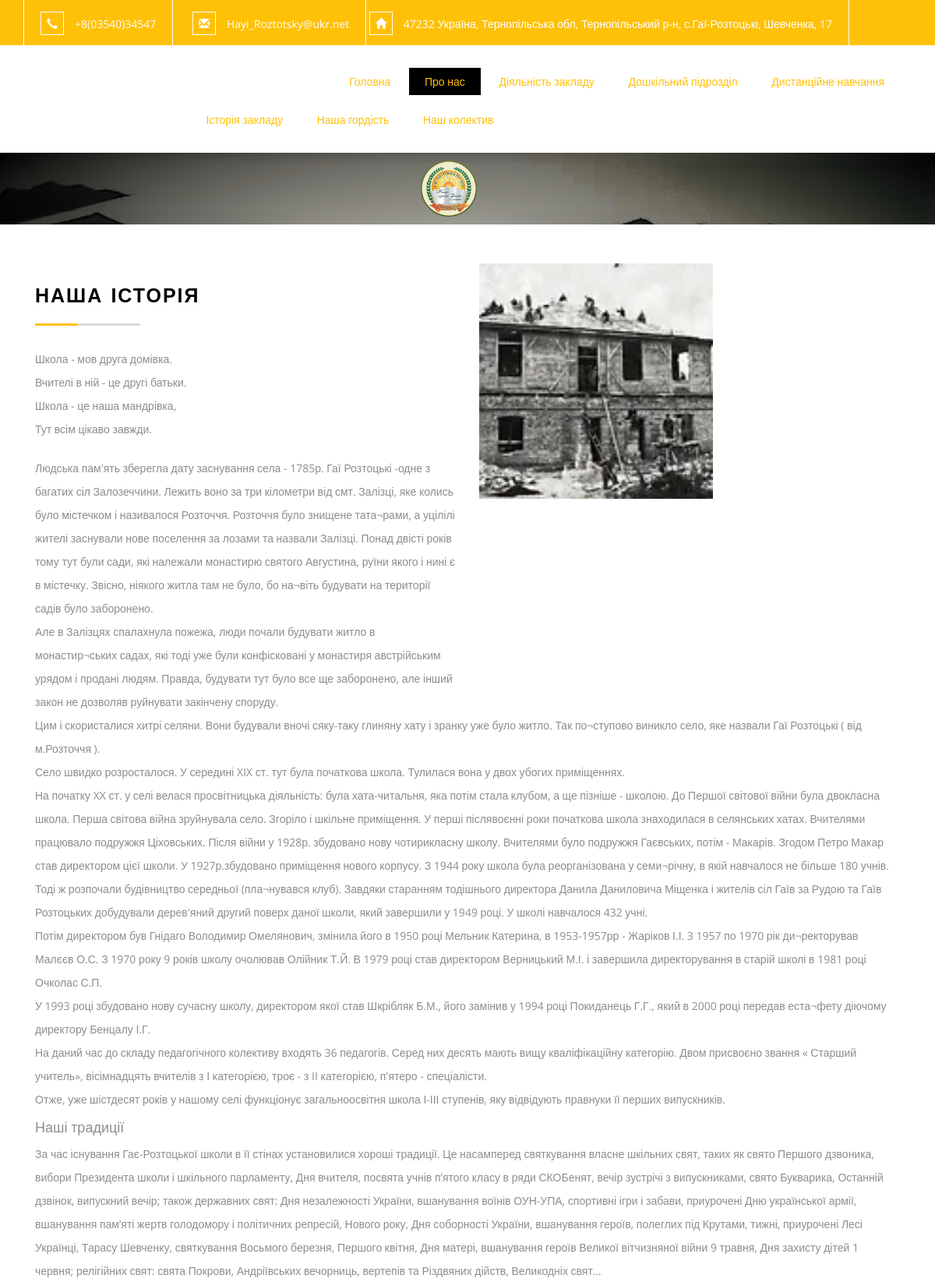
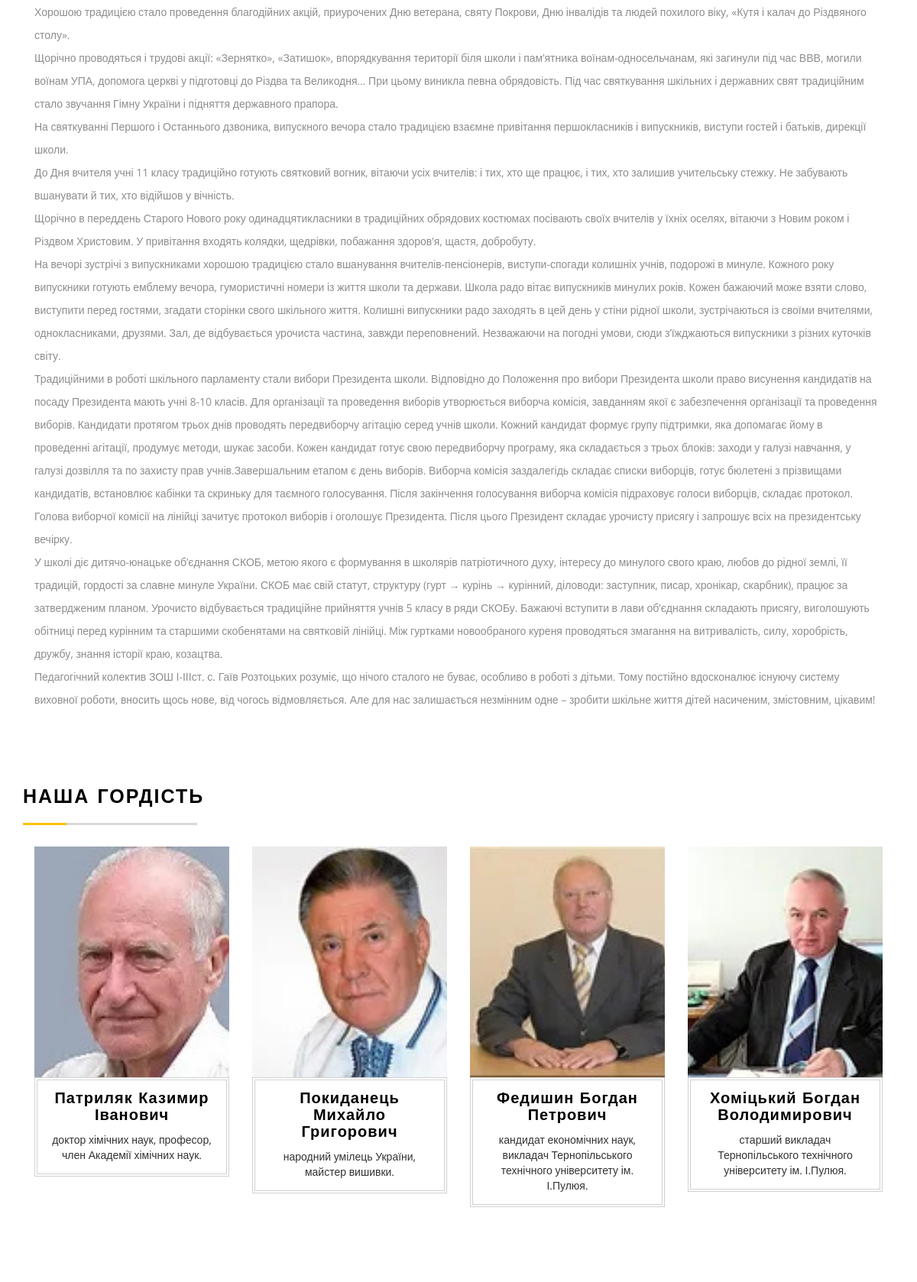
Page /about.php (upper part) on the committed database (2 pictures, top to bottom).
### tables this page shows
CREATE TABLE `people` (
  `id` int(11) NOT NULL,
  `name` varchar(200) NOT NULL,
  `position` varchar(200) NOT NULL,
  `foto` varchar(200) NOT NULL
);

### about.php (the view, shortened to what this page needs)
<?php
    require("connect_db.php");
?>
<!DOCTYPE html>
<html>
<head>
<link href="css/bootstrap.css" rel="stylesheet" type="text/css" media="all" />
<link href="css/popup-box.css" rel="stylesheet" type="text/css" media="all" />
<link rel="stylesheet" href="css/style.css" type="text/css" media="all" />
<link rel="stylesheet" 	href="css/chocolat.css" type="text/css" media="all">
</head>
<body>
	<div class="header">
		<div class="container">
			<div class="w3l_header_left">
				<ul>
					<li><span class="glyphicon glyphicon-earphone" aria-hidden="true"></span>+8(03540)34547</li>
					<li><span class="glyphicon glyphicon-envelope" aria-hidden="true"></span><a href="mailto:Hayi_Roztotsky@ukr.net">Hayi_Roztotsky@ukr.net</a></li>
					<li><span class="glyphicon glyphicon-home" aria-hidden="true"></span>47232 Україна, Тернопільська обл, Тернопільський р-н, с.Гаї-Розтоцькі, Шевченка, 17</li>
				</ul>
			</div>
			<div class="clearfix"> </div>
		</div>
	</div>
	<div class="logo-navigation-w3layouts">
		<div class="container">
		<div class=" agileits w3layouts" style="width:79%; float:right;">
			<nav class="navbar agileits w3layouts navbar-default">
				<div class="navbar-collapse agileits w3layouts collapse hover-effect" id="navbar">
					<ul class="agileits w3layouts">
						<li class="agileits w3layouts"><a href="index.php">Головна</a></li>
						<li class="agileits w3layouts"><a class="active" href="about.php">Про нас</a></li>
						<li class="agileits w3layouts"><a href="dialnist.php">Діяльність закладу</a></li>
						<li class="agileits w3layouts"><a href="preschool.php">Дошкільний підрозділ</a></li>
						<li class="agileits w3layouts"><a href="homelearning.php">Дистанційне навчання</a></li>
					</ul>
				</div>
			</nav>
		</div>
	</div>
	<div class="container">
		<div class=" agileits w3layouts" style="width:56%; float:center;">
			<nav class="navbar agileits w3layouts navbar-default">
				<div class="navbar-collapse agileits w3layouts collapse hover-effect" id="navbar">
					<ul class="agileits w3layouts">
						<li class="agileits w3layouts"><a class="scroll" href="#history">Історія закладу</a></li>
						<li class="agileits w3layouts"><a class="scroll" href="#team">Наша гордість</a></li>
						<li class="agileits w3layouts"><a class="scroll" href="#team1">Наш колектив</a></li>
					</ul>
				</div>
			</nav>
		</div>
		</div>
	</div>
	<div style="background: url('images/banner4.png') no-repeat 0px 0px; background-size:cover; min-height: 50px;">
		<p><img  style="width:6%; margin-top:10px; margin-bottom:10px; margin-left: 45%; margin-right: 45%;" src="images/logo.png" alt=" " /></p>
	</div>
	<div class="about-w3-agile" id="history">
		<div class="container">
			<div class="wthree_about_grids">
				<div class="col-md-6 wthree_about_grid_left">
					<h3>Наша історія</h3>
						<p>Школа - мов друга домівка.<br>Вчителі в ній - це другі батьки.<br>Школа - це наша мандрівка,<br>Тут всім цікаво завжди.</p><br>
						<p>Людська пам'ять зберегла дату заснування села - 1785р. Гаї Розтоцькі -одне з багатих сіл Залозеччини. Лежить воно за три кілометри від смт. Залізці, яке колись було містечком і називалося Розточчя. Розточчя було знищене тата¬рами, а уцілілі жителі заснували нове поселення за лозами та назвали Залізці. Понад двісті років тому тут були сади, які належали монастирю святого Августина, руїни якого і нині є в містечку. Звісно, ніякого житла там не було, бо на¬віть будувати на території садів було заборонено.</p>
						<p>Але в Залізцях спалахнула пожежа, люди почали будувати житло в монастир¬ських садах, які тоді уже були конфісковані у монастиря австрійським урядом і продані людям. Правда, будувати тут було все ще заборонено, але інший закон не дозволяв руйнувати закінчену споруду. </p>
				</div>
				<div class="col-md-6 wthree_about_grid_right">
					<img src="images/aeec03_53cfb9de32af48a2890ab491f230abd1.png" alt=" "  />
				</div>
				<div class="clearfix"> </div>
			</div>
			<p style="font-size: 14px; color: #8d8d8d; line-height: 30px; margin-left: 15px; margin-right: 20px;">Цим і скористалися хитрі селяни. Вони будували вночі сяку-таку глиняну хату і зранку уже було житло. Так по¬ступово виникло село, яке назвали Гаї Розтоцькі ( від м.Розточчя ).</p>
			<p style="font-size: 14px; color: #8d8d8d; line-height: 30px; margin-left: 15px; margin-right: 20px;">Село швидко розросталося. У середині XIX ст. тут була початкова школа. Тулилася вона у двох убогих приміщеннях. </p>
			<p style="font-size: 14px; color: #8d8d8d; line-height: 30px; margin-left: 15px; margin-right: 20px;">На початку XX ст. у селі велася просвітницька діяльність: була хата-читальня, яка потім стала клубом, а ще пізніше - школою. До Першої світової війни була двокласна школа. Перша світова війна зруйнувала село. Згоріло і шкільне приміщення. У перші післявоєнні роки початкова школа знаходилася в селянських хатах. Вчителями працювало подружжя Ціховських. Після війни у 1928р. збудовано нову чотирикласну школу. Вчителями було подружжя Гаєвських, потім - Макарів. Згодом Петро Макар став директором цієї школи. У 1927р.збудовано приміщення нового корпусу. З 1944 року школа була реорганізована у семи¬річну, в якій навчалося не більше 180 учнів. Тоді ж розпочали будівництво середньої (пла¬нувався клуб). Завдяки старанням тодішнього директора Данила Даниловича Міщенка і жителів сіл Гаїв за Рудою та Гаїв Розтоцьких добудували дерев'яний другий поверх даної школи, який завершили у 1949 році. У школі навчалося 432 учні. </p>
			<p style="font-size: 14px; color: #8d8d8d; line-height: 30px; margin-left: 15px; margin-right: 20px;">Потім директором був Гнідаго Володимир Омелянович, змінила його в 1950 році Мельник Катерина, в 1953-1957рр - Жаріков І.І. 3 1957 по 1970 рік ди¬ректорував Малєєв О.С. З 1970 року 9 років школу очолював Олійник Т.Й. В 1979 році став директором Верницький М.І. і завершила директорування в старій школі в 1981 році Очколас С.П. </p>
			<p style="font-size: 14px; color: #8d8d8d; line-height: 30px; margin-left: 15px; margin-right: 20px;">У 1993 році збудовано нову сучасну школу, директором якої став Шкрібляк Б.М., його замінив у 1994 році Покиданець Г.Г., який в 2000 році передав еста¬фету діючому директору Бенцалу І.Г. </p>
			<p style="font-size: 14px; color: #8d8d8d; line-height: 30px; margin-left: 15px; margin-right: 20px;">На даний час до складу педагогічного колективу входять 36 педагогів. Серед них десять мають вищу кваліфікаційну категорію. Двом присвоєно звання « Старший учитель», вісімнадцять вчителів з І категорією, троє - з II категорією, п'ятеро - спеціалісти. </p>
			<p style="font-size: 14px; color: #8d8d8d; line-height: 30px; margin-left: 15px; margin-right: 20px;">Отже, уже шістдесят років у нашому селі функціонує загальноосвітня школа І-ІІІ ступенів, яку відвідують правнуки її перших випускників.</p>
			<p style="font-size: 18px; color: #8d8d8d; line-height: 40px; margin-left: 15px; margin-right: 20px;">Наші традиції</p>
			<p style="font-size: 14px; color: #8d8d8d; line-height: 30px; margin-left: 15px; margin-right: 20px;">За час існування Гає-Розтоцької школи в її стінах установилися хороші традиції. Це насамперед святкування власне шкільних свят, таких як свято Першого дзвоника, вибори Президента школи і шкільного парламенту, Дня вчителя, посвята учнів п’ятого класу в ряди СКОБенят, вечір зустрічі з випускниками, свято Букварика, Останній дзвінок, випускний вечір; також державних свят: Дня незалежності України, вшанування воїнів ОУН-УПА, спортивні ігри і забави, приурочені Дню української армії, вшанування пам’яті жертв голодомору і політичних репресій, Нового року, Дня соборності України, вшанування героїв, полеглих під Крутами, тижні, приурочені Лесі Українці, Тарасу Шевченку, святкування Восьмого березня, Першого квітня, Дня матері, вшанування героїв Великої вітчизняної війни 9 травня, Дня захисту дітей 1 червня; релігійних свят: свята Покрови, Андріївських вечорниць, вертепів та Різдвяних дійств, Великодніх свят…</p>
			<p style="font-size: 14px; color: #8d8d8d; line-height: 30px; margin-left: 15px; margin-right: 20px;">Хорошою традицією стало проведення благодійних акцій, приурочених Дню ветерана, святу Покрови, Дню інвалідів та людей похилого віку, «Кутя і калач до Різдвяного столу».</p>
			<p style="font-size: 14px; color: #8d8d8d; line-height: 30px; margin-left: 15px; margin-right: 20px;">Щорічно проводяться і трудові акції: «Зернятко», «Затишок», впорядкування території біля школи і пам’ятника воїнам-односельчанам, які загинули під час ВВВ, могили воїнам УПА, допомога церкві у підготовці до Різдва та Великодня… При цьому виникла певна обрядовість. Під час святкування шкільних і державних свят традиційним стало звучання Гімну України і підняття державного прапора. </p>
			<p style="font-size: 14px; color: #8d8d8d; line-height: 30px; margin-left: 15px; margin-right: 20px;">На святкуванні Першого і Останнього дзвоника, випускного вечора стало традицією взаємне привітання першокласників і випускників, виступи гостей і батьків, дирекції школи.</p>
			<p style="font-size: 14px; color: #8d8d8d; line-height: 30px; margin-left: 15px; margin-right: 20px;">До Дня вчителя учні 11 класу традиційно готують святковий вогник, вітаючи усіх вчителів: і тих, хто ще працює, і тих, хто залишив учительську стежку. Не забувають вшанувати й тих, хто відійшов у вічність.</p>
			<p style="font-size: 14px; color: #8d8d8d; line-height: 30px; margin-left: 15px; margin-right: 20px;">Щорічно в переддень Старого Нового року одинадцятикласники в традиційних обрядових костюмах посівають своїх вчителів у їхніх оселях, вітаючи з Новим роком і Різдвом Христовим. У привітання входять колядки, щедрівки, побажання здоров’я, щастя, добробуту.</p>
			<p style="font-size: 14px; color: #8d8d8d; line-height: 30px; margin-left: 15px; margin-right: 20px;">На вечорі зустрічі з випускниками хорошою традицією стало вшанування вчителів-пенсіонерів, виступи-спогади колишніх учнів, подорожі в минуле. Кожного року випускники готують емблему вечора, гумористичні номери із життя школи та держави. Школа радо вітає випускників минулих років. Кожен бажаючий може взяти слово, виступити перед гостями, згадати сторінки свого шкільного життя. Колишні випускники радо заходять в цей день у стіни рідної школи, зустрічаються із своїми вчителями, однокласниками, друзями. Зал, де відбувається урочиста частина, завжди переповнений. Незважаючи на погодні умови, сюди з’їжджаються випускники з різних куточків світу.</p>
			<p style="font-size: 14px; color: #8d8d8d; line-height: 30px; margin-left: 15px; margin-right: 20px;">Традиційними в роботі шкільного парламенту стали вибори Президента школи. Відповідно до Положення про вибори Президента школи право висунення кандидатів на посаду Президента мають учні 8-10 класів. Для організації та проведення виборів утворюється виборча комісія, завданням якої є забезпечення організації та проведення виборів. Кандидати протягом трьох днів проводять передвиборчу агітацію серед учнів школи. Кожний кандидат формує групу підтримки, яка допомагає йому в проведенні агітації, продумує методи, шукає засоби. Кожен кандидат готує свою передвиборчу програму, яка складається з трьох блоків: заходи у галузі навчання, у галузі дозвілля та по захисту прав учнів.Завершальним етапом є день виборів. Виборча комісія заздалегідь складає списки виборців, готує бюлетені з прізвищами кандидатів, встановлює кабінки та скриньку для таємного голосування. Після закінчення голосування виборча комісія підраховує голоси виборців, складає протокол. Голова виборчої комісії на лінійці зачитує протокол виборів і оголошує Президента. Після цього Президент складає урочисту присягу і запрошує всіх на президентську вечірку.</p>
			<p style="font-size: 14px; color: #8d8d8d; line-height: 30px; margin-left: 15px; margin-right: 20px;">У школі діє дитячо-юнацьке об’єднання СКОБ, метою якого є формування в школярів патріотичного духу, інтересу до минулого свого краю, любов до рідної землі, її традицій, гордості за славне минуле України. СКОБ має свій статут, структуру (гурт → курінь → курінний, діловоди: заступник, писар, хронікар, скарбник), працює за затвердженим планом. Урочисто відбувається традиційне прийняття учнів 5 класу в ряди СКОБу. Бажаючі вступити в лави об’єднання складають присягу, виголошують обітниці перед курінним та старшими скобенятами на святковій лінійці. Між гуртками новообраного куреня проводяться змагання на витривалість, силу, хоробрість, дружбу, знання історії краю, козацтва.</p>
			<p style="font-size: 14px; color: #8d8d8d; line-height: 30px; margin-left: 15px; margin-right: 20px;">Педагогічний колектив ЗОШ І-ІІІст. с. Гаїв Розтоцьких розуміє, що нічого сталого не буває, особливо в роботі з дітьми. Тому постійно вдосконалює існуючу систему виховної роботи, вносить щось нове, від чогось відмовляється. Але для нас залишається незмінним одне – зробити шкільне життя дітей насиченим, змістовним, цікавим!</p>
		</div>
	</div>
	<div class="team" id="team">
		<div class="container">
			<h3>Наша гордість</h3>
			<?php
		$sql='SELECT * FROM people';
		$res=mysqli_query($connect, $sql);
		$i=0;
		while($t=mysqli_fetch_array($res)){
			if($i==0){
				echo '<div class="agile_team_grids">';
			}
			echo '<div class="col-md-3 agile_team_grid  agile_team_gridf"><div class="agile_team_grid_main"><img src="'.$t[3].'" alt=" " /></div><div class="agile_team_grid1"><h4>'.$t[1].'</h4><p>'.$t[2].'</p></div></div>';
			$i+=1;
			if($i==4){
				echo '<div class="clearfix"> </div></div>';
			}
		} ?>
		</div>
	</div>
	<div class="team" id="team1">
	</div>
</body>
</html>

### css/chocolat.css (style rules this page uses)
body { margin:0; padding:0; }

### rows in the picture
people: foto (picture), name "Патриляк Казимир Іванович", position "доктор хімічних наук, професор, член Академії хімічних наук."
people: foto (picture), name "Покиданець Михайло Григорович", position "народний умілець України, майстер вишивки."
people: foto (picture), name "Федишин Богдан Петрович", position "кандидат економічних наук, викладач Тернопільського технічного університету ім. І.Пулюя."
people: foto (picture), name "Хоміцький Богдан Володимирович", position "старший викладач Тернопільського технічного університету ім. І.Пулюя."
